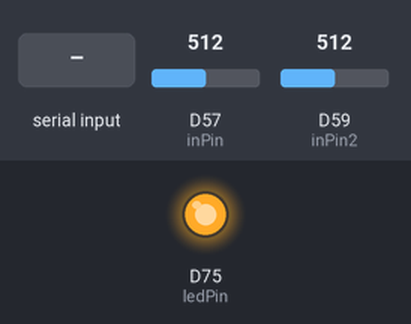
A sketch run on a simulated Arduino Zero (SAMD21). Parts: output pins drawn as LEDs (lit = HIGH). The test bench sets the inputs (shaded band); at power-on: D57 (inPin) = 512, D59 (inPin2) = 512 (analog values on the 0–1023 scale). What the sketch prints to the serial monitor is not drawn.

Above: at 1.4 s.
1.5 s: "0" received over Serial
At 1.8 s:
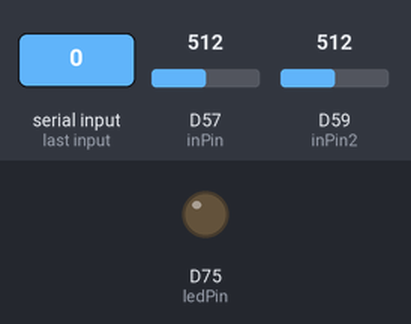
3.0 s: "1" received over Serial
At 4.2 s:
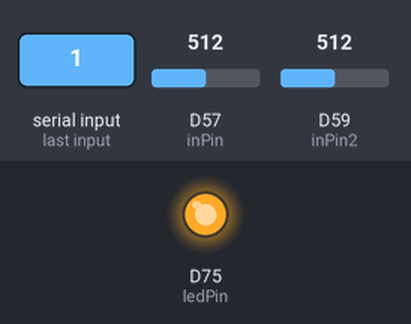
5.1 s: "2" received over Serial
At 6.5 s:
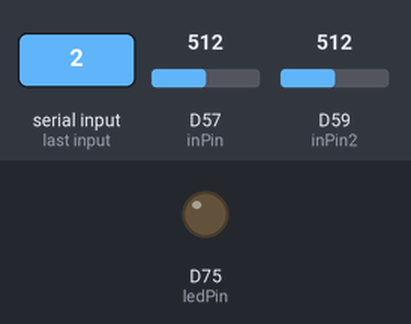
Timing chart, 0 to 8.1 s (numbered marks = the images above; inputs shaded):
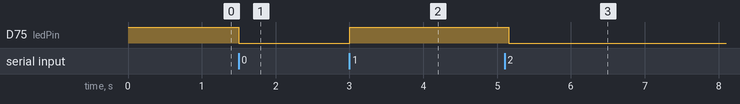

The sketch:

LightLevel.ino
```cpp
#define ledPin 75
#define inPin 57
#define inPin2 59
boolean running = false;
int brightness1;
int brightness2;

void setup()
{
  // initialize the serial communication:
  Serial.begin(115200);
  // initialize the ledPin as an output:
  pinMode(ledPin, OUTPUT);
  digitalWrite(ledPin, HIGH);
  establishContact(); // send a byte to establish contact until receiver responds
  digitalWrite(ledPin, LOW);
  pinMode(inPin, INPUT);
  pinMode(inPin2, INPUT);
  analogReadResolution(14);
}

void loop()
{
  if(Serial.available()>0){
    char val=Serial.read();
    if(val=='1')running=true;
    else running=false;
  }
  digitalWrite(ledPin, running);
  if(running==true){
    brightness1 = 0;
    for (int i = 0; i<400; i++){
      brightness1 = brightness1 + analogRead(inPin);
    }
    brightness1 = brightness1 / 400;
    Serial.write(brightness1>>8); // high byte
    Serial.write(brightness1); // low byte
    brightness2 = 0;
    for (int i = 0; i<400; i++){
      brightness2 = brightness2 + analogRead(inPin2);
    }
    brightness2 = brightness2 / 400;
    Serial.write(brightness2>>8); // high byte
    Serial.write(brightness2); // low byte
  }
}
void establishContact() {
  Serial.println("0,0,0"); // send an initial string
  while (Serial.available() <= 0) {
    delay(300);
  }
}
```

Measured:
- after the input at 1.5 s, D75 (ledPin): HIGH → LOW at once
- after the input at 3.0 s, D75 (ledPin): LOW → HIGH at once
- after the input at 5.1 s, D75 (ledPin): HIGH → LOW after 0.05 s
